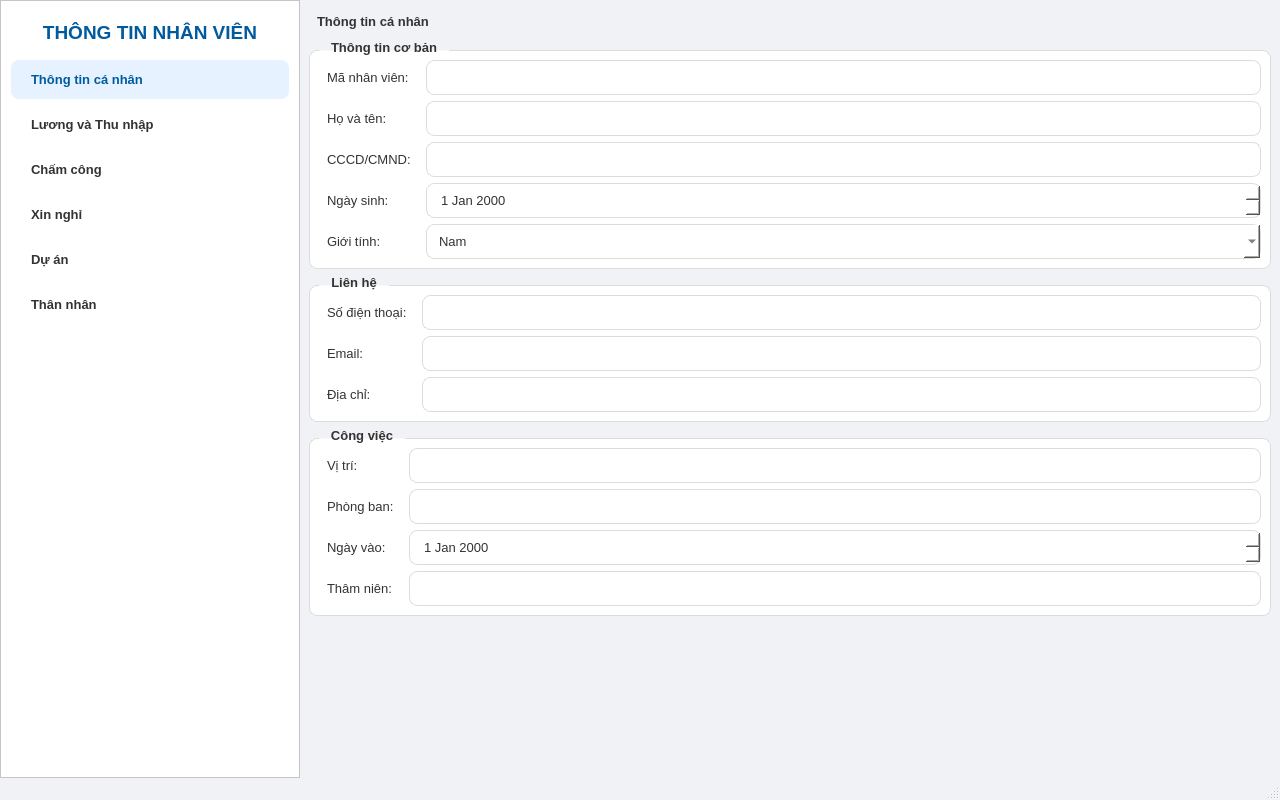
<?xml version="1.0" encoding="UTF-8"?>
<ui version="4.0">
 <class>GD_NVChung</class>
 <widget class="QMainWindow" name="GD_NVChung">
  <property name="geometry">
   <rect>
    <x>0</x>
    <y>0</y>
    <width>1280</width>
    <height>800</height>
   </rect>
  </property>
  <property name="windowTitle">
   <string>Thông tin Nhân sự</string>
  </property>
  <property name="styleSheet">
   <string notr="true">/* --- Global Styles --- */
QWidget {
	font-family: &quot;Segoe UI&quot;, Arial, sans-serif;
font-size: 10pt;
	color: #333;
}

QMainWindow {
	background-color: #f0f2f5;
}

/* --- Navigation Sidebar --- */
#navFrame {
	background-color: #ffffff;
	border-right: 1px solid #e0e0e0;
}

#navFrame QPushButton {
	text-align: left;
	padding: 12px 20px;
	border: none;
	border-radius: 8px;
	background-color: transparent;
	font-weight: 500;
}

#navFrame QPushButton:hover {
	background-color: #f0f2f5;
}

#navFrame QPushButton:checked {
	background-color: #e6f2ff;
	color: #005a9e;
	font-weight: bold;
}

#headerLabel {
	font-size: 14pt;
	font-weight: bold;
	color: #005a9e;
	padding: 10px;
}

/* --- Content Area --- */
#page_info, #page_salary, #page_projects, #page_relatives, #page_attendance, #page_leave_request {
	background-color: #f0f2f5;
}

QGroupBox {
	font-weight: bold;
	background-color: #ffffff;
border: 1px solid #dcdcdc;
	border-radius: 8px;
	margin-top: 10px;
}
QGroupBox::title {
	subcontrol-origin: margin;
	subcontrol-position: top left;
	padding: 0 10px;
	left: 10px;
}

/* --- General Widgets --- */
QLineEdit, QComboBox, QTextEdit, QDateEdit {
	border: 1px solid #dcdcdc;
	border-radius: 8px;
	padding: 8px 12px;
	background-color: white;
}
QLineEdit:focus, QComboBox:focus, QTextEdit:focus, QDateEdit:focus {
	border: 1px solid #0078d7;
}

QLabel {
    padding: 5px;
}

/* --- Buttons --- */
QPushButton {
	padding: 8px 18px;
	border: 1px solid #dcdcdc;
	border-radius: 8px;
	background-color: white;
	min-width: 80px;
}
QPushButton:hover {
	background-color: #f5f5f5;
	border-color: #c0c0c0;
}
QPushButton:pressed {
	background-color: #e0e0e0;
}

/* --- Table --- */
QTableWidget {
	border: 1px solid #dcdcdc;
	border-radius: 8px;
gridline-color: #e0e0e0;
	background-color: white;
}
QHeaderView::section {
	background-color: #f8f9fa;
	padding: 10px;
	border: none;
	border-bottom: 1px solid #dcdcdc;
	font-weight: bold;
}
QTableWidget::item {
	padding: 10px;
}
QTableWidget::item:selected {
	background-color: #cfe2ff;
	color: #000;
}

/* --- ScrollBar --- */
QScrollBar:vertical {
	border: none;
	background: #f0f2f5;
	width: 10px;
margin: 0px 0px 0px 0px;
}
QScrollBar::handle:vertical {
	background: #c0c0c0;
	min-height: 20px;
	border-radius: 5px;
}
QScrollBar::add-line:vertical, QScrollBar::sub-line:vertical {
	height: 0px;
}
</string>
  </property>
  <widget class="QWidget" name="centralwidget">
   <layout class="QHBoxLayout" name="horizontalLayout_main">
    <property name="spacing">
     <number>0</number>
    </property>
    <property name="leftMargin">
     <number>0</number>
    </property>
    <property name="topMargin">
     <number>0</number>
    </property>
    <property name="rightMargin">
     <number>0</number>
    </property>
    <property name="bottomMargin">
     <number>0</number>
    </property>
    <item>
     <widget class="QFrame" name="navFrame">
      <property name="minimumSize">
       <size>
        <width>300</width>
        <height>0</height>
       </size>
      </property>
      <property name="maximumSize">
       <size>
        <width>300</width>
        <height>16777215</height>
       </size>
      </property>
      <property name="frameShape">
       <enum>QFrame::StyledPanel</enum>
      </property>
      <property name="frameShadow">
       <enum>QFrame::Raised</enum>
      </property>
      <layout class="QVBoxLayout" name="verticalLayout">
       <property name="leftMargin">
        <number>10</number>
       </property>
       <property name="topMargin">
        <number>10</number>
       </property>
       <property name="rightMargin">
        <number>10</number>
       </property>
       <property name="bottomMargin">
        <number>10</number>
       </property>
       <item>
        <widget class="QLabel" name="headerLabel">
         <property name="text">
          <string>THÔNG TIN NHÂN VIÊN</string>
         </property>
         <property name="alignment">
          <set>Qt::AlignCenter</set>
         </property>
        </widget>
       </item>
       <item>
        <widget class="QPushButton" name="btnNavInfo">
         <property name="text">
          <string>Thông tin cá nhân</string>
         </property>
         <property name="icon">
          <iconset resource="icons.qrc">
           <normaloff>:/icons/user.svg</normaloff>:/icons/user.svg</iconset>
         </property>
         <property name="checkable">
          <bool>true</bool>
         </property>
         <property name="checked">
          <bool>true</bool>
         </property>
         <property name="autoExclusive">
          <bool>true</bool>
         </property>
        </widget>
       </item>
       <item>
        <widget class="QPushButton" name="btnNavSalary">
         <property name="text">
          <string>Lương và Thu nhập</string>
         </property>
         <property name="icon">
          <iconset resource="icons.qrc">
           <normaloff>:/icons/dollar-sign.svg</normaloff>:/icons/dollar-sign.svg</iconset>
         </property>
         <property name="checkable">
          <bool>true</bool>
         </property>
         <property name="autoExclusive">
          <bool>true</bool>
         </property>
        </widget>
       </item>
       <item>
        <widget class="QPushButton" name="btnNavAttendance">
         <property name="text">
          <string>Chấm công</string>
         </property>
         <property name="icon">
          <iconset resource="icons.qrc">
           <normaloff>:/icons/calendar.svg</normaloff>:/icons/calendar.svg</iconset>
         </property>
         <property name="checkable">
          <bool>true</bool>
         </property>
         <property name="autoExclusive">
          <bool>true</bool>
         </property>
        </widget>
       </item>
       <item>
        <widget class="QPushButton" name="btnNavLeaveRequest">
         <property name="text">
          <string>Xin nghỉ</string>
         </property>
         <property name="icon">
          <iconset resource="icons.qrc">
           <normaloff>:/icons/leave.svg</normaloff>:/icons/leave.svg</iconset>
         </property>
         <property name="checkable">
          <bool>true</bool>
         </property>
         <property name="autoExclusive">
          <bool>true</bool>
         </property>
        </widget>
       </item>
       <item>
        <widget class="QPushButton" name="btnNavProjects">
         <property name="text">
          <string>Dự án</string>
         </property>
         <property name="icon">
          <iconset resource="icons.qrc">
           <normaloff>:/icons/briefcase.svg</normaloff>:/icons/briefcase.svg</iconset>
         </property>
         <property name="checkable">
          <bool>true</bool>
         </property>
         <property name="autoExclusive">
          <bool>true</bool>
         </property>
        </widget>
       </item>
       <item>
        <widget class="QPushButton" name="btnNavRelatives">
         <property name="text">
          <string>Thân nhân</string>
         </property>
         <property name="icon">
          <iconset resource="icons.qrc">
           <normaloff>:/icons/family.svg</normaloff>:/icons/family.svg</iconset>
         </property>
         <property name="checkable">
          <bool>true</bool>
         </property>
         <property name="autoExclusive">
          <bool>true</bool>
         </property>
        </widget>
       </item>
       <item>
        <spacer name="verticalSpacer">
         <property name="orientation">
          <enum>Qt::Vertical</enum>
         </property>
         <property name="sizeHint" stdset="0">
          <size>
           <width>20</width>
           <height>40</height>
          </size>
         </property>
        </spacer>
       </item>
      </layout>
     </widget>
    </item>
    <item>
     <widget class="QStackedWidget" name="mainStackedWidget">
      <property name="currentIndex">
       <number>0</number>
      </property>
      <widget class="QWidget" name="page_info">
       <layout class="QVBoxLayout" name="verticalLayout_info_page">
        <item>
         <widget class="QLabel" name="label_page_info">
          <property name="text">
           <string>Thông tin cá nhân</string>
          </property>
          <property name="font">
           <font>
            <pointsize>16</pointsize>
            <bold>true</bold>
           </font>
          </property>
         </widget>
        </item>
        <item>
         <widget class="QGroupBox" name="groupBox_basic_info">
          <property name="title">
           <string>Thông tin cơ bản</string>
          </property>
          <layout class="QFormLayout" name="formLayout_basic">
           <item row="0" column="0">
            <widget class="QLabel" name="label_maNV">
             <property name="text">
              <string>Mã nhân viên:</string>
             </property>
            </widget>
           </item>
           <item row="0" column="1">
            <widget class="QLineEdit" name="lineEdit_maNV"/>
           </item>
           <item row="1" column="0">
            <widget class="QLabel" name="label_hoTen">
             <property name="text">
              <string>Họ và tên:</string>
             </property>
            </widget>
           </item>
           <item row="1" column="1">
            <widget class="QLineEdit" name="lineEdit_hoTen"/>
           </item>
           <item row="2" column="0">
            <widget class="QLabel" name="label_cccd">
             <property name="text">
              <string>CCCD/CMND:</string>
             </property>
            </widget>
           </item>
           <item row="2" column="1">
            <widget class="QLineEdit" name="lineEdit_cccd"/>
           </item>
           <item row="3" column="0">
            <widget class="QLabel" name="label_ngaySinh">
             <property name="text">
              <string>Ngày sinh:</string>
             </property>
            </widget>
           </item>
           <item row="3" column="1">
            <widget class="QDateEdit" name="dateEdit_ngaySinh"/>
           </item>
           <item row="4" column="0">
            <widget class="QLabel" name="label_gioiTinh">
             <property name="text">
              <string>Giới tính:</string>
             </property>
            </widget>
           </item>
           <item row="4" column="1">
            <widget class="QComboBox" name="comboBox_gioiTinh">
             <item>
              <property name="text">
               <string>Nam</string>
              </property>
             </item>
             <item>
              <property name="text">
               <string>Nữ</string>
              </property>
             </item>
            </widget>
           </item>
          </layout>
         </widget>
        </item>
        <item>
         <widget class="QGroupBox" name="groupBox_contact">
          <property name="title">
           <string>Liên hệ</string>
          </property>
          <layout class="QFormLayout" name="formLayout_contact">
           <item row="0" column="0">
            <widget class="QLabel" name="label_sdt">
             <property name="text">
              <string>Số điện thoại:</string>
             </property>
            </widget>
           </item>
           <item row="0" column="1">
            <widget class="QLineEdit" name="lineEdit_sdt"/>
           </item>
           <item row="1" column="0">
            <widget class="QLabel" name="label_email">
             <property name="text">
              <string>Email:</string>
             </property>
            </widget>
           </item>
           <item row="1" column="1">
            <widget class="QLineEdit" name="lineEdit_email"/>
           </item>
           <item row="2" column="0">
            <widget class="QLabel" name="label_diaChi">
             <property name="text">
              <string>Địa chỉ:</string>
             </property>
            </widget>
           </item>
           <item row="2" column="1">
            <widget class="QLineEdit" name="lineEdit_diaChi"/>
           </item>
          </layout>
         </widget>
        </item>
        <item>
         <widget class="QGroupBox" name="groupBox_work">
          <property name="title">
           <string>Công việc</string>
          </property>
          <layout class="QFormLayout" name="formLayout_work">
           <item row="0" column="0">
            <widget class="QLabel" name="label_viTri">
             <property name="text">
              <string>Vị trí:</string>
             </property>
            </widget>
           </item>
           <item row="0" column="1">
            <widget class="QLineEdit" name="lineEdit_viTri"/>
           </item>
           <item row="1" column="0">
            <widget class="QLabel" name="label_phongBan">
             <property name="text">
              <string>Phòng ban:</string>
             </property>
            </widget>
           </item>
           <item row="1" column="1">
            <widget class="QLineEdit" name="lineEdit_phongBan"/>
           </item>
           <item row="2" column="0">
            <widget class="QLabel" name="label_ngayVao">
             <property name="text">
              <string>Ngày vào:</string>
             </property>
            </widget>
           </item>
           <item row="2" column="1">
            <widget class="QDateEdit" name="dateEdit_ngayVao"/>
           </item>
           <item row="3" column="0">
            <widget class="QLabel" name="label_thamNien">
             <property name="text">
              <string>Thâm niên:</string>
             </property>
            </widget>
           </item>
           <item row="3" column="1">
            <widget class="QLineEdit" name="lineEdit_thamNien">
             <property name="readOnly">
              <bool>true</bool>
             </property>
            </widget>
           </item>
          </layout>
         </widget>
        </item>
        <item>
         <spacer name="verticalSpacer_info">
          <property name="orientation">
           <enum>Qt::Vertical</enum>
          </property>
          <property name="sizeHint" stdset="0">
           <size>
            <width>20</width>
            <height>40</height>
           </size>
          </property>
         </spacer>
        </item>
       </layout>
      </widget>
      <widget class="QWidget" name="page_salary">
       <layout class="QVBoxLayout" name="verticalLayout_salary_page">
        <item>
         <widget class="QLabel" name="label_page_salary">
          <property name="text">
           <string>Lương và Thu nhập</string>
          </property>
          <property name="font">
           <font>
            <pointsize>16</pointsize>
            <bold>true</bold>
           </font>
          </property>
        </widget>
        </item>
        <item>
         <widget class="QGroupBox" name="groupBox_luong_TV">
          <property name="title">
           <string>Lương Thử việc</string>
          </property>
          <layout class="QFormLayout" name="formLayout">
           <item row="0" column="0">
            <widget class="QLabel" name="label">
             <property name="text">
              <string>Phụ cấp thực tập:</string>
             </property>
            </widget>
           </item>
           <item row="0" column="1">
            <widget class="QLineEdit" name="lineEdit_phuCapTT">
             <property name="readOnly">
              <bool>true</bool>
             </property>
            </widget>
           </item>
           <item row="1" column="0">
            <widget class="QLabel" name="label_2">
             <property name="text">
              <string>Lương thực nhận:</string>
             </property>
             <property name="font">
              <font>
               <bold>true</bold>
              </font>
             </property>
            </widget>
           </item>
           <item row="1" column="1">
            <widget class="QLineEdit" name="lineEdit_thucNhan_TV">
             <property name="readOnly">
              <bool>true</bool>
             </property>
            </widget>
           </item>
          </layout>
         </widget>
        </item>
        <item>
         <widget class="QGroupBox" name="groupBox_luong_CT">
          <property name="title">
           <string>Lương Chính thức</string>
          </property>
          <layout class="QFormLayout" name="formLayout_2">
           <item row="0" column="0">
            <widget class="QLabel" name="label_3">
             <property name="text">
              <string>Lương cơ bản:</string>
             </property>
            </widget>
           </item>
           <item row="0" column="1">
            <widget class="QLineEdit" name="lineEdit_luongCB_CT">
             <property name="readOnly">
              <bool>true</bool>
             </property>
            </widget>
           </item>
           <item row="1" column="0">
            <widget class="QLabel" name="label_4">
             <property name="text">
              <string>Tổng phụ cấp (Chức vụ, Ăn trưa, Xăng):</string>
             </property>
            </widget>
           </item>
           <item row="1" column="1">
            <widget class="QLineEdit" name="lineEdit_tongPhuCap_CT">
             <property name="readOnly">
              <bool>true</bool>
             </property>
            </widget>
           </item>
           <item row="2" column="0">
            <widget class="QLabel" name="label_5">
             <property name="text">
              <string>Các khoản giảm trừ (BHXH, Thuế):</string>
             </property>
            </widget>
           </item>
           <item row="2" column="1">
            <widget class="QLineEdit" name="lineEdit_giamTru_CT">
             <property name="readOnly">
              <bool>true</bool>
             </property>
            </widget>
           </item>
           <item row="3" column="0">
            <widget class="QLabel" name="label_6">
             <property name="text">
              <string>Lương thực nhận:</string>
             </property>
             <property name="font">
              <font>
               <bold>true</bold>
              </font>
             </property>
            </widget>
           </item>
           <item row="3" column="1">
            <widget class="QLineEdit" name="lineEdit_thucNhan_CT">
             <property name="readOnly">
              <bool>true</bool>
             </property>
            </widget>
           </item>
          </layout>
         </widget>
        </item>
        <item>
         <widget class="QGroupBox" name="groupBox_luong_QL">
          <property name="title">
           <string>Lương Quản lý</string>
          </property>
          <layout class="QFormLayout" name="formLayout_3">
           <item row="0" column="0">
            <widget class="QLabel" name="label_7">
             <property name="text">
              <string>Lương cơ bản:</string>
             </property>
            </widget>
           </item>
           <item row="0" column="1">
            <widget class="QLineEdit" name="lineEdit_luongCB_QL">
             <property name="readOnly">
              <bool>true</bool>
             </property>
            </widget>
           </item>
           <item row="1" column="0">
            <widget class="QLabel" name="label_8">
             <property name="text">
              <string>Phụ cấp quản lý:</string>
             </property>
            </widget>
           </item>
           <item row="1" column="1">
            <widget class="QLineEdit" name="lineEdit_phuCapQL">
             <property name="readOnly">
              <bool>true</bool>
             </property>
            </widget>
           </item>
           <item row="2" column="0">
            <widget class="QLabel" name="label_9">
             <property name="text">
              <string>Các khoản giảm trừ (BHXH, Thuế):</string>
             </property>
            </widget>
           </item>
           <item row="2" column="1">
            <widget class="QLineEdit" name="lineEdit_giamTru_QL">
             <property name="readOnly">
              <bool>true</bool>
             </property>
            </widget>
           </item>
           <item row="3" column="0">
            <widget class="QLabel" name="label_10">
             <property name="text">
              <string>Lương thực nhận:</string>
             </property>
             <property name="font">
              <font>
               <bold>true</bold>
              </font>
             </property>
            </widget>
           </item>
           <item row="3" column="1">
            <widget class="QLineEdit" name="lineEdit_thucNhan_QL">
             <property name="readOnly">
              <bool>true</bool>
             </property>
            </widget>
           </item>
          </layout>
         </widget>
        </item>
        <item>
         <spacer name="verticalSpacer_salary">
          <property name="orientation">
           <enum>Qt::Vertical</enum>
          </property>
          <property name="sizeHint" stdset="0">
           <size>
            <width>20</width>
            <height>40</height>
           </size>
          </property>
         </spacer>
        </item>
       </layout>
      </widget>
      <widget class="QWidget" name="page_attendance">
       <layout class="QVBoxLayout" name="verticalLayout_attendance_page">
        <item>
         <widget class="QLabel" name="label_page_attendance">
          <property name="text">
           <string>Chấm công</string>
          </property>
          <property name="font">
           <font>
            <pointsize>16</pointsize>
            <bold>true</bold>
           </font>
          </property>
         </widget>
        </item>
        <item>
         <widget class="QGroupBox" name="groupBox_attendance_actions">
          <property name="title">
           <string>Tác vụ</string>
          </property>
          <layout class="QHBoxLayout" name="horizontalLayout_attendance_actions">
           <item>
            <widget class="QPushButton" name="btnCheckIn">
             <property name="text">
              <string>Check In (Giờ vào)</string>
             </property>
            </widget>
           </item>
           <item>
            <widget class="QPushButton" name="btnCheckOut">
             <property name="text">
              <string>Check Out (Giờ ra)</string>
             </property>
            </widget>
           </item>
           <item>
            <widget class="QPushButton" name="btnAttendanceHistory">
             <property name="text">
              <string>Tải lại lịch sử</string>
             </property>
            </widget>
           </item>
           <item>
            <spacer name="horizontalSpacer_attendance_actions">
             <property name="orientation">
              <enum>Qt::Horizontal</enum>
             </property>
             <property name="sizeHint" stdset="0">
              <size>
               <width>40</width>
               <height>20</height>
              </size>
             </property>
            </spacer>
           </item>
          </layout>
         </widget>
        </item>
        <item>
         <widget class="QGroupBox" name="groupBox_attendance_history">
          <property name="title">
           <string>Lịch sử Chấm công</string>
          </property>
          <layout class="QVBoxLayout" name="verticalLayout_attendance_history">
           <item>
            <widget class="QTableWidget" name="tableAttendance">
             <property name="editTriggers">
              <set>QAbstractItemView::NoEditTriggers</set>
             </property>
             <property name="alternatingRowColors">
              <bool>true</bool>
             </property>
             <property name="selectionMode">
              <enum>QAbstractItemView::SingleSelection</enum>
             </property>
             <property name="selectionBehavior">
              <enum>QAbstractItemView::SelectRows</enum>
             </property>
             <property name="sortingEnabled">
              <bool>true</bool>
             </property>
             <attribute name="horizontalHeaderStretchLastSection">
              <bool>true</bool>
             </attribute>
             <column>
              <property name="text">
               <string>Ngày</string>
              </property>
             </column>
             <column>
              <property name="text">
               <string>Giờ vào</string>
              </property>
             </column>
             <column>
              <property name="text">
               <string>Giờ ra</string>
              </property>
             </column>
             <column>
              <property name="text">
               <string>Trạng thái</string>
              </property>
             </column>
            </widget>
           </item>
          </layout>
         </widget>
        </item>
        <item>
         <spacer name="verticalSpacer_attendance">
          <property name="orientation">
           <enum>Qt::Vertical</enum>
          </property>
          <property name="sizeHint" stdset="0">
           <size>
            <width>20</width>
            <height>40</height>
           </size>
          </property>
         </spacer>
        </item>
       </layout>
      </widget>
      
      <!-- Sửa index 3: TRANG XIN NGHỈ -->
      <widget class="QWidget" name="page_leave_request">
       <layout class="QVBoxLayout" name="verticalLayout_leave_request_page">
        <item>
         <widget class="QLabel" name="label_page_leave">
          <property name="font">
           <font>
            <pointsize>16</pointsize>
            <bold>true</bold>
           </font>
          </property>
          <property name="text">
           <string>Yêu cầu Nghỉ phép</string>
          </property>
         </widget>
        </item>
        <item>
         <widget class="QLabel" name="label_phepConLai">
          <property name="text">
           <string>Số ngày phép còn lại: &lt;b&gt;0&lt;/b&gt; ngày</string>
          </property>
         </widget>
        </item>
        <item>
         <widget class="QGroupBox" name="groupBox_new_leave_request">
          <property name="title">
           <string>Tạo yêu cầu mới</string>
          </property>
          <layout class="QFormLayout" name="formLayout_leave">
           <item row="0" column="0">
            <widget class="QLabel" name="label_ngayBatDau">
             <property name="text">
              <string>Ngày bắt đầu:</string>
             </property>
            </widget>
           </item>
           <item row="0" column="1">
            <widget class="QDateEdit" name="dateEdit_ngayBatDau">
             <property name="calendarPopup">
              <bool>true</bool>
             </property>
            </widget>
           </item>
           <item row="1" column="0">
            <widget class="QLabel" name="label_soNgayNghi">
             <property name="text">
              <string>Số ngày nghỉ (vd: 1.5):</string>
             </property>
            </widget>
           </item>
           <item row="1" column="1">
            <widget class="QLineEdit" name="lineEdit_soNgayNghi">
             <property name="text">
              <string>1</string>
             </property>
            </widget>
           </item>
           <item row="2" column="0">
            <widget class="QLabel" name="label_lyDo">
             <property name="text">
              <string>Lý do:</string>
             </property>
             <property name="alignment">
              <set>Qt::AlignLeading|Qt::AlignLeft|Qt::AlignTop</set>
             </property>
            </widget>
           </item>
           <item row="2" column="1">
            <widget class="QTextEdit" name="textEdit_lyDo"/>
           </item>
           <item row="3" column="1">
            <widget class="QPushButton" name="btnSendRequest">
             <property name="text">
              <string>Gửi yêu cầu</string>
             </property>
            </widget>
           </item>
          </layout>
         </widget>
        </item>
        <item>
         <widget class="QGroupBox" name="groupBox_leave_history">
          <property name="title">
           <string>Lịch sử yêu cầu</string>
          </property>
          <layout class="QVBoxLayout" name="verticalLayout_leave_history">
           <item>
            <widget class="QTableWidget" name="tableLeaveRequests">
             <property name="editTriggers">
              <set>QAbstractItemView::NoEditTriggers</set>
             </property>
             <property name="selectionBehavior">
              <enum>QAbstractItemView::SelectRows</enum>
             </property>
             <property name="alternatingRowColors">
              <bool>true</bool>
             </property>
             <attribute name="horizontalHeaderStretchLastSection">
              <bool>true</bool>
             </attribute>
             <column>
              <property name="text">
               <string>Mã YC</string>
              </property>
             </column>
             <column>
              <property name="text">
               <string>Ngày bắt đầu</string>
              </property>
             </column>
             <column>
              <property name="text">
               <string>Số ngày</string>
              </property>
             </column>
             <column>
              <property name="text">
               <string>Lý do</string>
              </property>
             </column>
             <column>
              <property name="text">
               <string>Trạng thái</string>
              </property>
             </column>
             <column>
              <property name="text">
               <string>Người duyệt</string>
              </property>
             </column>
            </widget>
           </item>
          </layout>
         </widget>
        </item>
        <item>
         <spacer name="verticalSpacer_leave">
          <property name="orientation">
           <enum>Qt::Vertical</enum>
          </property>
          <property name="sizeHint" stdset="0">
           <size>
            <width>20</width>
            <height>40</height>
           </size>
          </property>
         </spacer>
        </item>
       </layout>
      </widget>
      
      <!-- Sửa index 4: TRANG DỰ ÁN -->
      <widget class="QWidget" name="page_projects">
       <layout class="QVBoxLayout" name="verticalLayout_projects_page">
        <item>
         <widget class="QLabel" name="label_page_projects">
          <property name="text">
           <string>Dự án đang tham gia</string>
          </property>
          <property name="font">
           <font>
            <pointsize>16</pointsize>
            <bold>true</bold>
           </font>
          </property>
         </widget>
        </item>
        <item>
         <widget class="QTableWidget" name="tableProjects">
          <attribute name="horizontalHeaderStretchLastSection">
           <bool>true</bool>
          </attribute>
          <column>
           <property name="text">
            <string>Mã Dự án</string>
           </property>
          </column>
          <column>
           <property name="text">
            <string>Tên Dự án</string>
           </property>
          </column>
          <column>
           <property name="text">
            <string>Trạng thái</string>
           </property>
          </column>
          <column>
           <property name="text">
            <string>Người phụ trách</string>
           </property>
          </column>
         </widget>
        </item>
       </layout>
      </widget>
      
      <!-- Sửa index 5: TRANG THÂN NHÂN -->
      <widget class="QWidget" name="page_relatives">
       <layout class="QVBoxLayout" name="verticalLayout_relatives_page">
        <item>
         <widget class="QLabel" name="label_page_relatives">
          <property name="text">
           <string>Thông tin Thân nhân</string>
          </property>
          <property name="font">
           <font>
            <pointsize>16</pointsize>
            <bold>true</bold>
           </font>
          </property>
         </widget>
        </item>
        <item>
         <widget class="QTableWidget" name="tableRelatives">
          <attribute name="horizontalHeaderStretchLastSection">
           <bool>true</bool>
          </attribute>
          <column>
           <property name="text">
            <string>Họ và Tên</string>
           </property>
          </column>
          <column>
           <property name="text">
            <string>Quan hệ</string>
           </property>
          </column>
          <column>
           <property name="text">
            <string>Số điện thoại</string>
           </property>
          </column>
         </widget>
        </item>
        <item>
         <spacer name="verticalSpacer_relatives">
          <property name="orientation">
           <enum>Qt::Vertical</enum>
          </property>
          <property name="sizeHint" stdset="0">
           <size>
            <width>20</width>
            <height>40</height>
           </size>
          </property>
         </spacer>
        </item>
       </layout>
      </widget>
     </widget>
    </item>
   </layout>
  </widget>
  <widget class="QMenuBar" name="menubar"/>
  <widget class="QStatusBar" name="statusbar"/>
 </widget>
 <resources>
  <include location="icons.qrc"/>
 </resources>
 <connections/>
</ui>
